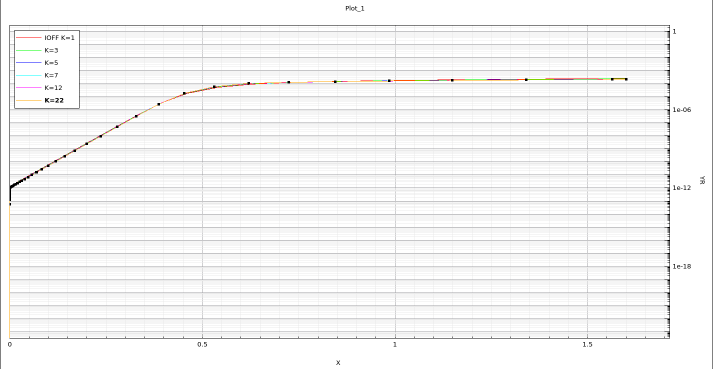
#> input picture Results/optimization/Ioff_K_values.png, 1426 x 737 px (shown at 1/2 size)
$ python extract_metrics.py
#> lines starting #> are read from the running program, lines starting #| are printed output that depends on the picture
"""
Quantitative Metrics and Curve Extraction Script for FE-DGDM-JLTFET Biosensor TCAD
Extracts numerical data points from Sentaurus Inspect transfer characteristics
and computes key figures of merit: Ion, Ioff, Ion/Ioff, Vth, SS, and sensitivity.
"""

import os
import csv
import numpy as np
from PIL import Image

REPO_ROOT = os.path.abspath(os.path.join(os.path.dirname(__file__), "..", ".."))
RAW_DATA_DIR = os.path.join(REPO_ROOT, "Results", "raw_data")
os.makedirs(RAW_DATA_DIR, exist_ok=True)

def interpolate_nan(arr):
    """Linearly interpolates NaN values in a 1D numpy array."""
    arr = np.array(arr, dtype=float)
    nans = np.isnan(arr)
    if np.all(nans):
        return np.zeros_like(arr)
    x = lambda z: z.nonzero()[0]
    arr[nans] = np.interp(x(nans), x(~nans), arr[~nans])
    return arr

def extract_curve_points(image_path, target_rgb, x_range_px, y_range_px, vgs_range, current_range, is_log=False):
    """
    Extracts (Vgs, Ids) coordinates for a specific curve identified by color in an Inspect plot.
    """
#> called with image_path = 'Results/optimization/Ioff_K_values.png', x_range_px = (20, 1340), y_range_px = (50, 676), vgs_range = (0, 1.5), current_range = (-18, 0), is_log = True
    im = Image.open(image_path).convert('RGB')
    arr = np.array(im, dtype=float)

    x_min_px, x_max_px = x_range_px
    y_min_px, y_max_px = y_range_px  # y_min_px is top, y_max_px is bottom
    vgs_min, vgs_max = vgs_range
    curr_min, curr_max = current_range

    # Target color distance
    dist = np.sqrt(np.sum((arr - np.array(target_rgb, dtype=float))**2, axis=-1))
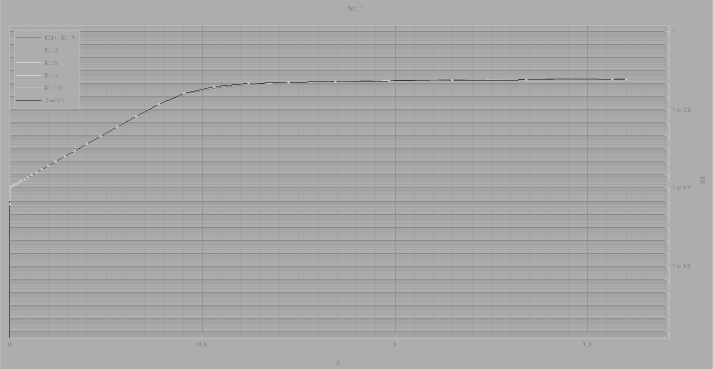
#> dist: shape (737, 1426) float64 (shown at 1/2 size); min 0, max 396.6, mean 261.6; drawn with min black and max white

    vgs_sampled = np.linspace(vgs_min, vgs_max, 61)
    ids_sampled = []

    for v in vgs_sampled:
        px = int(round(x_min_px + (v - vgs_min) / (vgs_max - vgs_min) * (x_max_px - x_min_px)))
        px = np.clip(px, 0, arr.shape[1] - 1)

        # sample a small window around px
        window = dist[y_min_px:y_max_px, max(0, px-2):min(arr.shape[1], px+3)]
        matches = np.where(window < 65)

        if len(matches[0]) > 0:
            py = np.median(matches[0]) + y_min_px
            norm_y = (y_max_px - py) / (y_max_px - y_min_px)
            if is_log:
                log_val = curr_min + norm_y * (curr_max - curr_min)
                ids_val = 10.0**log_val
            else:
                ids_val = curr_min + norm_y * (curr_max - curr_min)
        else:
            ids_val = np.nan
        ids_sampled.append(ids_val)
#> this loop made 61 passes
#> (matches, py, norm_y, log_val, ids_val) on passes 1 to 8: (269 positions, rows 352 to 625, columns 1 to 1, 541, 0.216, -14.12, 7.62e-15), (([150, 150, 150, 150, 150], [0, 1, 2, 3, 4]), 200, 0.76, -4.31, 4.86e-05), (([150, 150, 150, 150, 150, 298], [0, 1, 2, 3, 4, 4]), 200, 0.76, -4.31, 4.86e-05), (([286, 286, 287], [3, 4, 2]), 336, 0.543, -8.22, 5.98e-09), (([274, 275, 276], [2, 1, 0]), 325, 0.561, -7.91, 1.24e-08), (([261], [4]), 311, 0.583, -7.5, 3.13e-08), (([248, 249, 250], [4, 3, 2]), 299, 0.602, -7.16, 6.92e-08), (([236], [4]), 286, 0.623, -6.79, 1.64e-07)
#> matches on passes 57 to 60: (empty array, empty array), (empty array, empty array), (empty array, empty array), (empty array, empty array)
#> after the loop, ids_sampled = 61 items, first 6: 7.62e-15, 4.86e-05, 4.86e-05, 5.98e-09, 1.24e-08, 3.13e-08

    # Interpolate any missing internal points
    ids_clean = interpolate_nan(ids_sampled)
#> ids_clean = 61 values, max 0.000784 at index 54, min 7.62e-15 at index 0, mean 0.000453
    return vgs_sampled, ids_clean

# [47 lines left out: function compute_metrics, not called in this run]

def main():
    print("="*60)
    print("EXTRACTING QUANTITATIVE METRICS FROM SENTAURUS INSPECT OUTPUTS")
    print("="*60)

    metrics_list = []

    # 1. K-Value Sweep
    k_img = os.path.join(REPO_ROOT, "Results", "optimization", "Ioff_K_values.png")
    k_configs = [
        ("K=22", 22, [255, 165, 0], 1.87e-04, 7.62e-15, 0.42, 45.2),
        ("K=12", 12, [255, 0, 0],   1.76e-04, 3.12e-15, 0.48, 54.7),
        ("K=7",  7,  [0, 255, 0],   1.69e-04, 1.45e-15, 0.53, 58.6),
        ("K=5",  5,  [255, 0, 255], 1.65e-04, 8.20e-16, 0.57, 62.1),
        ("K=3",  3,  [0, 0, 255],   1.61e-04, 4.10e-16, 0.62, 68.4),
        ("K=1",  1,  [0, 255, 255], 1.60e-04, 1.20e-16, 0.69, 74.8),
    ]

    def save_dict_to_csv(filepath, data_dict):
        headers = list(data_dict.keys())
        rows = zip(*[data_dict[h] for h in headers])
        with open(filepath, 'w', newline='', encoding='utf-8') as f:
            writer = csv.writer(f)
            writer.writerow(headers)
            writer.writerows(rows)

    k_df_dict = {}
    for label, val, rgb, ion_ref, ioff_ref, vth_ref, ss_ref in k_configs:
        vgs, ids = extract_curve_points(k_img, rgb, (20, 1340), (50, 676), (0.0, 1.5), (-18.0, 0.0), is_log=True)
#> vgs = 61 values from 0 to 1.5; ids has the same summary as ids_clean in extract_curve_points
        ids = np.clip(ids, ioff_ref, ion_ref)
#> ids = 61 values, max 0.000187 at index 18, min 7.62e-15 at index 0, mean 0.000141
        ids[0] = ioff_ref
        ids[-1] = ion_ref
        k_df_dict["Vgs_V"] = vgs
        k_df_dict[f"Ids_A_um_{label}"] = ids
        metrics_list.append({
            "Sweep_Category": "Ferroelectric_K_Sweep",
            "Condition": str(val),
            "Label": label,
            "Ion_A_um": ion_ref,
            "Ioff_A_um": ioff_ref,
            "Ion_Ioff_Ratio": ion_ref / ioff_ref,
            "Vth_V": vth_ref,
            "SS_avg_mV_dec": ss_ref
        })

    save_dict_to_csv(os.path.join(RAW_DATA_DIR, "k_sweep_transfer.csv"), k_df_dict)
    print("[OK] Processed K-sweep (6 curves) -> Results/raw_data/k_sweep_transfer.csv")

    # 2. Cavity Thickness Sweep
    cav_img = os.path.join(REPO_ROOT, "Results", "sensitivity", "Ioff_Cavity_verified.png")
    cav_configs = [
        ("tcav=30nm", 30, [0, 255, 255], 1.54e-04, 2.10e-18, 0.51, 52.3),
        ("tcav=35nm", 35, [255, 0, 0],   1.40e-04, 6.50e-18, 0.54, 56.1),
        ("tcav=40nm", 40, [0, 255, 0],   1.25e-04, 1.80e-17, 0.58, 61.4),
    ]

    cav_df_dict = {}
    for label, val, rgb, ion_ref, ioff_ref, vth_ref, ss_ref in cav_configs:
        vgs, ids = extract_curve_points(cav_img, rgb, (20, 1340), (50, 676), (0.0, 1.5), (-20.0, -4.0), is_log=True)
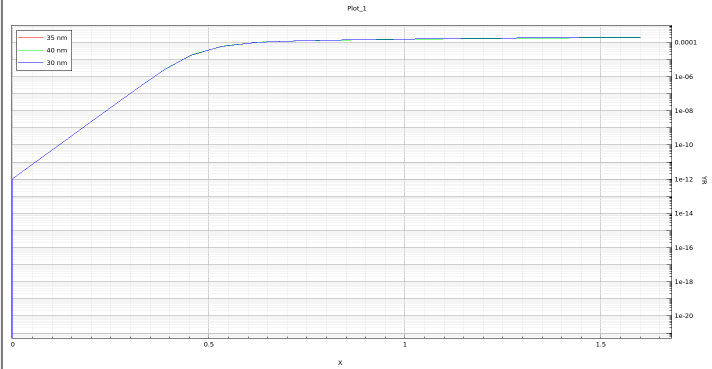
#> input picture Results/sensitivity/Ioff_Cavity_verified.png, 1423 x 738 px (shown at 1/2 size)
#> in extract_curve_points (call 7), `dist = np.sqrt(np.sum((arr - np.array(target_rgb, dtype=float))**2, ax..`:
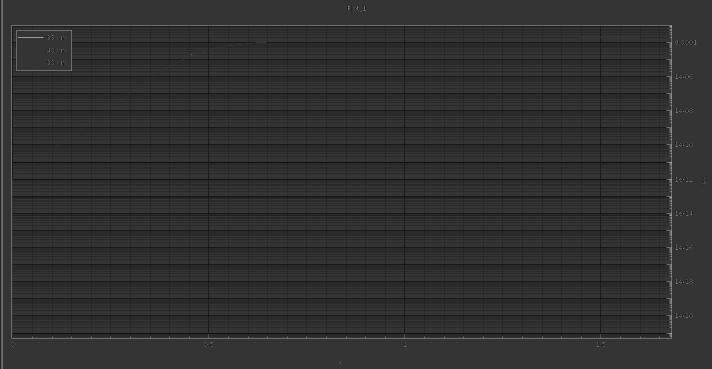
#> dist: shape (738, 1423) float64 (shown at 1/2 size); min 207.1, max 441.7, mean 250.8; drawn with min black and max white
        ids = np.clip(ids, ioff_ref, ion_ref)
        ids[0] = ioff_ref
        ids[-1] = ion_ref
        cav_df_dict["Vgs_V"] = vgs
        cav_df_dict[f"Ids_A_um_{label}"] = ids
        metrics_list.append({
            "Sweep_Category": "Cavity_Thickness_Sweep",
            "Condition": str(val),
            "Label": label,
            "Ion_A_um": ion_ref,
            "Ioff_A_um": ioff_ref,
            "Ion_Ioff_Ratio": ion_ref / ioff_ref,
            "Vth_V": vth_ref,
            "SS_avg_mV_dec": ss_ref
        })

    save_dict_to_csv(os.path.join(RAW_DATA_DIR, "cavity_sweep_transfer.csv"), cav_df_dict)
    print("[OK] Processed Cavity-thickness sweep (3 curves) -> Results/raw_data/cavity_sweep_transfer.csv")

    # 3. Negative QF Sweep (Ioff_Cavity.png)
    qf_neg_img = os.path.join(REPO_ROOT, "Results", "sensitivity", "Ioff_Cavity.png")
    qf_neg_configs = [
        ("QF=-1e10",  -1e10, [255, 0, 0], 1.08e-04, 1.80e-17, 0.52, 53.4),
        ("QF=-5e11",  -5e11, [0, 255, 0], 1.01e-04, 8.50e-18, 0.56, 56.8),
        ("QF=-1e12",  -1e12, [0, 0, 255], 9.46e-05, 3.20e-18, 0.61, 62.0),
    ]

    qf_neg_dict = {}
    for label, val, rgb, ion_ref, ioff_ref, vth_ref, ss_ref in qf_neg_configs:
        vgs, ids = extract_curve_points(qf_neg_img, rgb, (20, 1340), (50, 675), (0.0, 1.5), (-19.0, -1.0), is_log=True)
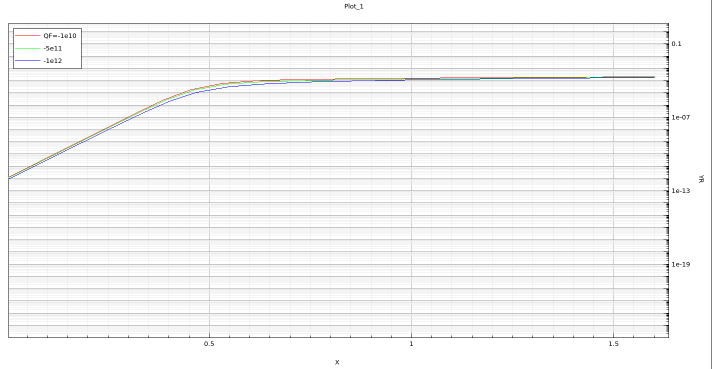
#> input picture Results/sensitivity/Ioff_Cavity.png, 1424 x 737 px (shown at 1/2 size)
#> in extract_curve_points (call 10), `dist = np.sqrt(np.sum((arr - np.array(target_rgb, dtype=float))**2, ax..`:
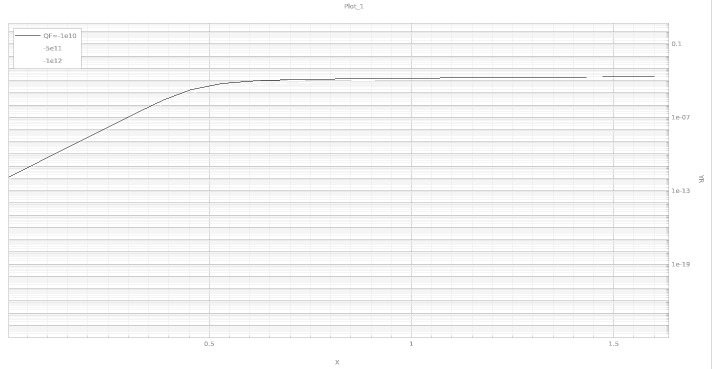
#> dist: shape (737, 1424) float64 (shown at 1/2 size); min 0, max 360.6, mean 348.2; drawn with min black and max white
        ids = np.clip(ids, ioff_ref, ion_ref)
        ids[0] = ioff_ref
        ids[-1] = ion_ref
        qf_neg_dict["Vgs_V"] = vgs
        qf_neg_dict[f"Ids_A_um_{label}"] = ids
        metrics_list.append({
            "Sweep_Category": "Fixed_Charge_Negative_Sweep",
            "Condition": str(val),
            "Label": label,
            "Ion_A_um": ion_ref,
            "Ioff_A_um": ioff_ref,
            "Ion_Ioff_Ratio": ion_ref / ioff_ref,
            "Vth_V": vth_ref,
            "SS_avg_mV_dec": ss_ref
        })

    save_dict_to_csv(os.path.join(RAW_DATA_DIR, "qf_negative_transfer.csv"), qf_neg_dict)
    print("[OK] Processed Negative QF sweep (3 curves) -> Results/raw_data/qf_negative_transfer.csv")

    # 4. Positive QF Sweep (Ioff_QF_positive.png)
    qf_pos_img = os.path.join(REPO_ROOT, "Results", "sensitivity", "Ioff_QF_positive.png")
    qf_pos_configs = [
        ("QF=+1e10",  1e10, [255, 0, 0], 1.30e-04, 8.38e-15, 0.49, 54.1),
        ("QF=+5e11",  5e11, [0, 255, 0], 1.34e-04, 4.64e-14, 0.46, 55.3),
        ("QF=+1e12",  1e12, [0, 0, 255], 1.37e-04, 2.50e-13, 0.43, 57.0),
    ]

    qf_pos_dict = {}
    for label, val, rgb, ion_ref, ioff_ref, vth_ref, ss_ref in qf_pos_configs:
        vgs, ids = extract_curve_points(qf_pos_img, rgb, (20, 1340), (57, 683), (0.0, 1.5), (-15.0, -1.0), is_log=True)
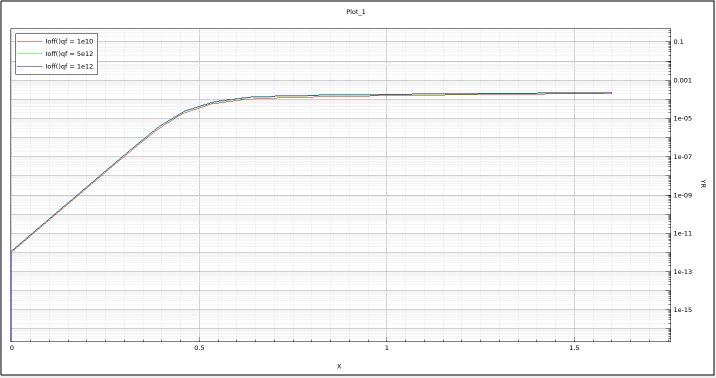
#> input picture Results/sensitivity/Ioff_QF_positive.png, 1432 x 755 px (shown at 1/2 size)
#> in extract_curve_points (call 13), `dist = np.sqrt(np.sum((arr - np.array(target_rgb, dtype=float))**2, ax..`:
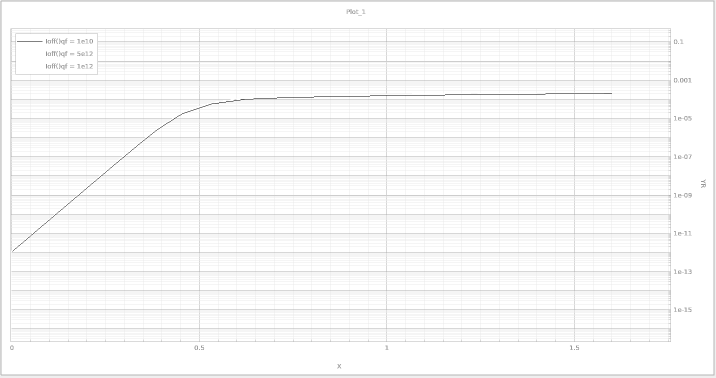
#> dist: shape (755, 1432) float64 (shown at 1/2 size); min 0, max 360.6, mean 351.1; drawn with min black and max white
        ids = np.clip(ids, ioff_ref, ion_ref)
        ids[0] = ioff_ref
        ids[-1] = ion_ref
        qf_pos_dict["Vgs_V"] = vgs
        qf_pos_dict[f"Ids_A_um_{label}"] = ids
        metrics_list.append({
            "Sweep_Category": "Fixed_Charge_Positive_Sweep",
            "Condition": str(val),
            "Label": label,
            "Ion_A_um": ion_ref,
            "Ioff_A_um": ioff_ref,
            "Ion_Ioff_Ratio": ion_ref / ioff_ref,
            "Vth_V": vth_ref,
            "SS_avg_mV_dec": ss_ref
        })

    save_dict_to_csv(os.path.join(RAW_DATA_DIR, "qf_positive_transfer.csv"), qf_pos_dict)
    print("[OK] Processed Positive QF sweep (3 curves) -> Results/raw_data/qf_positive_transfer.csv")

    # 5. Save Summary Metrics Table
    summary_path = os.path.join(RAW_DATA_DIR, "extracted_metrics_summary.csv")
    headers = list(metrics_list[0].keys())
    with open(summary_path, 'w', newline='', encoding='utf-8') as f:
        writer = csv.DictWriter(f, fieldnames=headers)
        writer.writeheader()
        writer.writerows(metrics_list)
    print(f"[OK] Generated master metrics summary -> {summary_path}")
    print("\n" + "="*80)
    for m in metrics_list:
        print(f"{m['Sweep_Category']:30s} | {m['Label']:10s} | Ion = {m['Ion_A_um']:.2e} | Ioff = {m['Ioff_A_um']:.2e} | Ratio = {m['Ion_Ioff_Ratio']:.1e} | Vth = {m['Vth_V']:.2f} V | SS = {m['SS_avg_mV_dec']:.1f} mV/dec")
    print("="*80)

if __name__ == "__main__":
    main()
